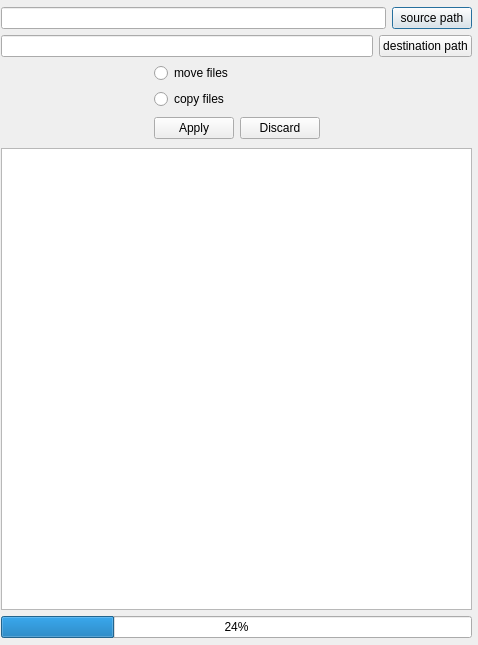
<?xml version="1.0" encoding="UTF-8"?>
<ui version="4.0">
 <class>ExifToolMainDialog</class>
 <widget class="QDialog" name="ExifToolMainDialog">
  <property name="geometry">
   <rect>
    <x>0</x>
    <y>0</y>
    <width>478</width>
    <height>645</height>
   </rect>
  </property>
  <property name="sizePolicy">
   <sizepolicy hsizetype="Fixed" vsizetype="Fixed">
    <horstretch>0</horstretch>
    <verstretch>0</verstretch>
   </sizepolicy>
  </property>
  <property name="windowTitle">
   <string>ExifToolMainDialog</string>
  </property>
  <widget class="QWidget" name="">
   <property name="geometry">
    <rect>
     <x>1</x>
     <y>7</y>
     <width>471</width>
     <height>631</height>
    </rect>
   </property>
   <layout class="QVBoxLayout" name="verticalLayout_2">
    <property name="sizeConstraint">
     <enum>QLayout::SetMaximumSize</enum>
    </property>
    <item>
     <layout class="QHBoxLayout" name="horizontalLayout">
      <item>
       <widget class="QLineEdit" name="source_path"/>
      </item>
      <item>
       <widget class="QPushButton" name="source_path_button">
        <property name="text">
         <string>source path</string>
        </property>
       </widget>
      </item>
     </layout>
    </item>
    <item>
     <layout class="QHBoxLayout" name="horizontalLayout_2">
      <item>
       <widget class="QLineEdit" name="destination_path"/>
      </item>
      <item>
       <widget class="QPushButton" name="destination_path_button">
        <property name="text">
         <string>destination path</string>
        </property>
       </widget>
      </item>
     </layout>
    </item>
    <item>
     <layout class="QGridLayout" name="gridLayout">
      <item row="0" column="1">
       <widget class="QRadioButton" name="radioButton">
        <property name="text">
         <string>move files</string>
        </property>
       </widget>
      </item>
      <item row="1" column="1">
       <widget class="QRadioButton" name="radioButton_2">
        <property name="text">
         <string>copy files</string>
        </property>
       </widget>
      </item>
      <item row="2" column="1">
       <widget class="QDialogButtonBox" name="buttonBox">
        <property name="sizePolicy">
         <sizepolicy hsizetype="Expanding" vsizetype="Minimum">
          <horstretch>0</horstretch>
          <verstretch>0</verstretch>
         </sizepolicy>
        </property>
        <property name="minimumSize">
         <size>
          <width>0</width>
          <height>27</height>
         </size>
        </property>
        <property name="maximumSize">
         <size>
          <width>467</width>
          <height>16777215</height>
         </size>
        </property>
        <property name="layoutDirection">
         <enum>Qt::RightToLeft</enum>
        </property>
        <property name="orientation">
         <enum>Qt::Horizontal</enum>
        </property>
        <property name="standardButtons">
         <set>QDialogButtonBox::Apply|QDialogButtonBox::Discard</set>
        </property>
        <property name="centerButtons">
         <bool>true</bool>
        </property>
       </widget>
      </item>
      <item row="1" column="2">
       <spacer name="horizontalSpacer">
        <property name="orientation">
         <enum>Qt::Horizontal</enum>
        </property>
        <property name="sizeHint" stdset="0">
         <size>
          <width>40</width>
          <height>20</height>
         </size>
        </property>
       </spacer>
      </item>
      <item row="1" column="0">
       <spacer name="horizontalSpacer_2">
        <property name="orientation">
         <enum>Qt::Horizontal</enum>
        </property>
        <property name="sizeHint" stdset="0">
         <size>
          <width>40</width>
          <height>20</height>
         </size>
        </property>
       </spacer>
      </item>
     </layout>
    </item>
    <item>
     <widget class="QPlainTextEdit" name="plainTextEdit">
      <property name="sizePolicy">
       <sizepolicy hsizetype="Expanding" vsizetype="Expanding">
        <horstretch>0</horstretch>
        <verstretch>0</verstretch>
       </sizepolicy>
      </property>
     </widget>
    </item>
    <item>
     <widget class="QProgressBar" name="progressBar">
      <property name="value">
       <number>24</number>
      </property>
     </widget>
    </item>
   </layout>
  </widget>
 </widget>
 <resources/>
 <connections/>
</ui>
